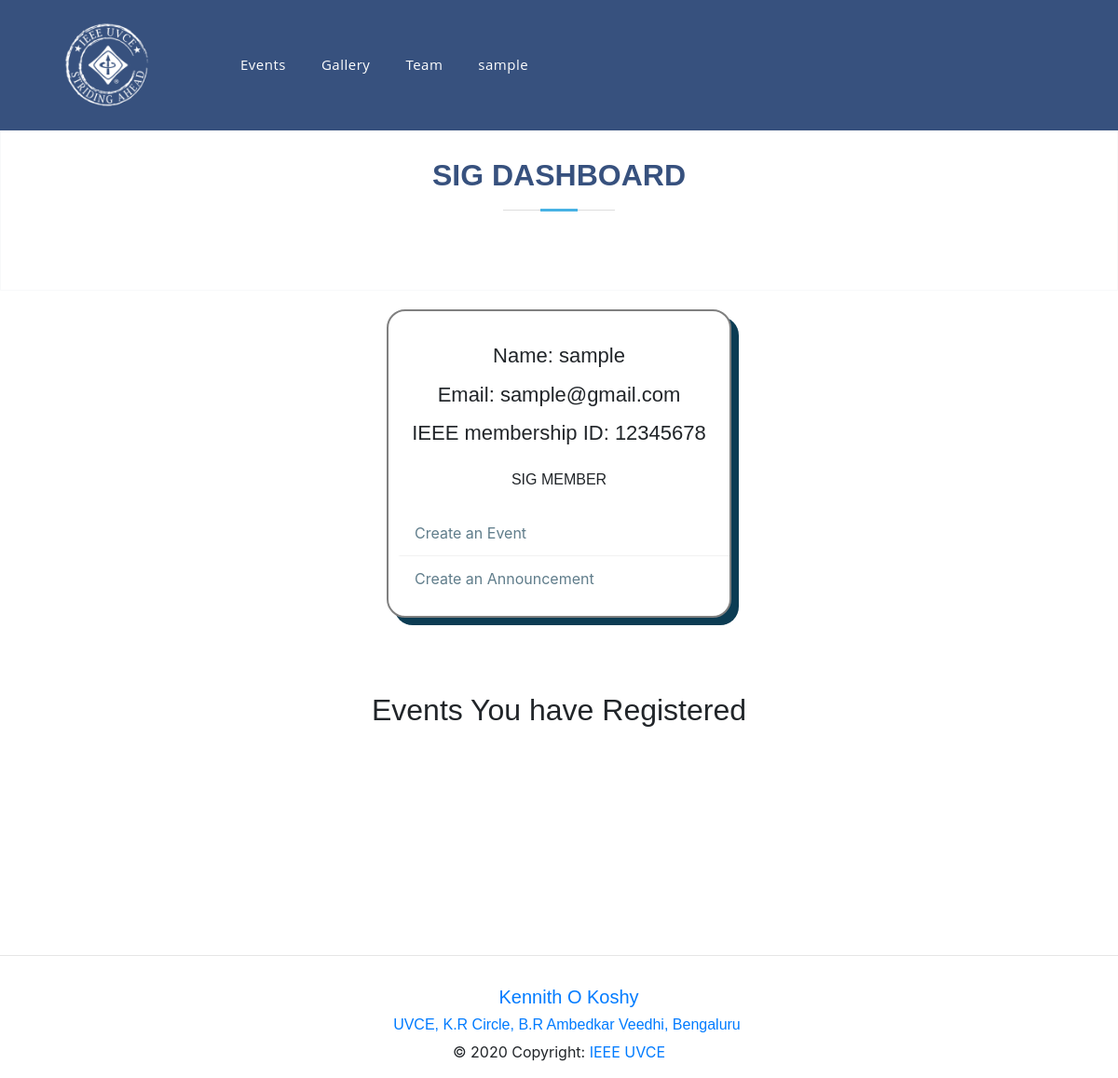
/events/db_ev (signed in), run on an earlier commit of the app's database.
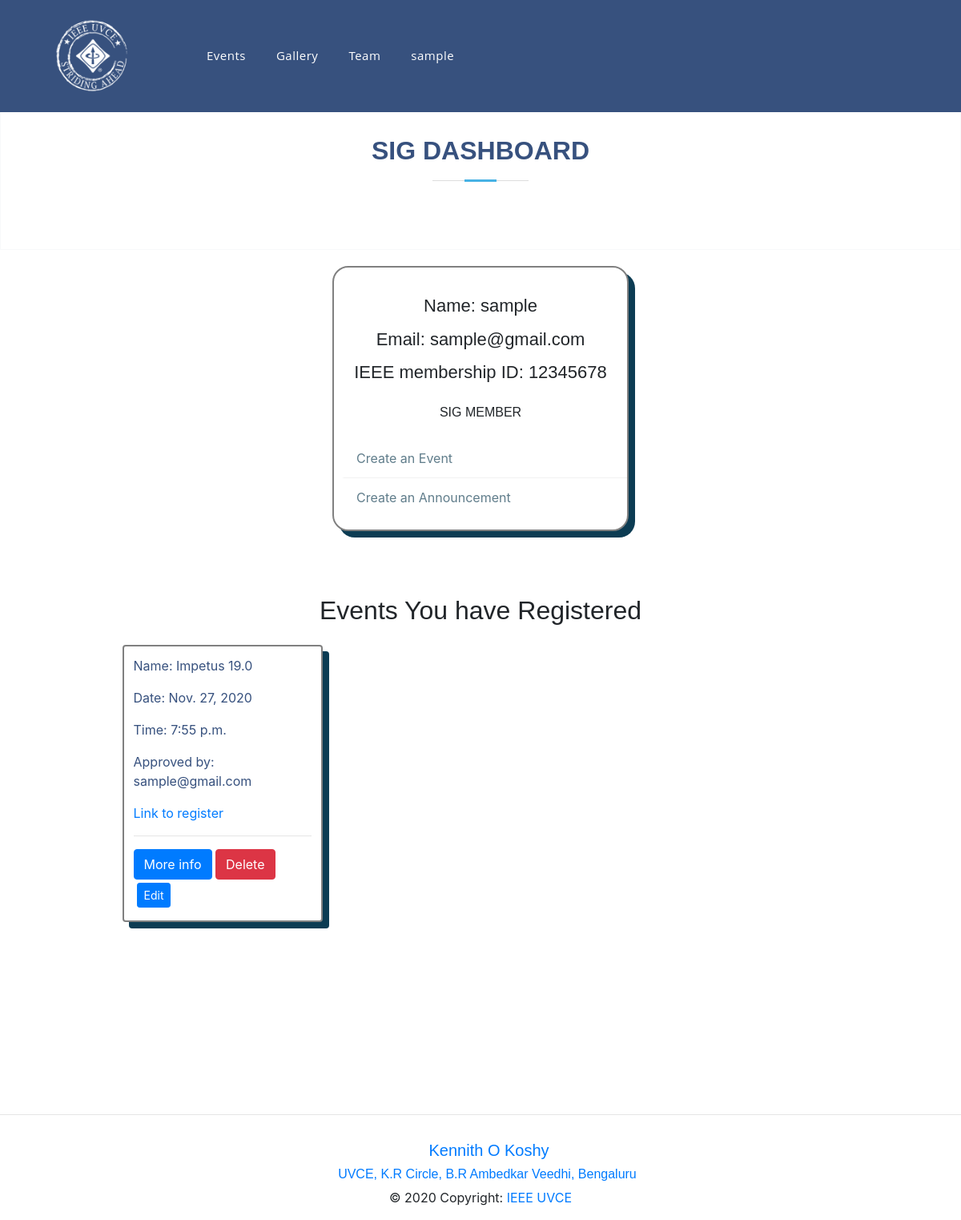
And on a later commit of the database.
### events/models.py (models this page shows, shortened)
class Event(models.Model):
    event_name = models.CharField(max_length=21)
    slug = models.SlugField()
    date = models.DateField()
    time = models.TimeField()
    location = models.CharField(max_length=100)
    reg = models.URLField()
    description = models.TextField(max_length=1000, blank=True)
    created = models.DateTimeField(auto_now_add=True)
    orgzer = models.CharField(max_length=40)
    winners = models.TextField(blank=True, default='Not Yet Decided')
    author = models.ForeignKey(User, default=None, on_delete=models.CASCADE)
    is_approved = models.BooleanField(default=False, blank=True)
    approved_by = models.CharField(
        max_length=40,  null=True, blank=True, default=" ")
    class Meta:
        verbose_name = "Event"
        verbose_name_plural = "Events"

### events/views.py (the view)
# urls.py: path('db_ev', views.sig_view, name="dashboard"),
@login_required(login_url="/accounts/login/")
def sig_view(request):
    user = request.user
    events = Event.objects.filter(author=user)
    approval = Event.objects.filter(is_approved=False).exclude(author=user)
    context = {
        'events': events,
        'approval': approval,
    }
    if request.user.is_sig_head:
        return render(request, 'events/events_dashboard.html', context)
    return redirect('articles:s_dashboard')

### events/templates/events/events_dashboard.html (shortened to what this page needs)
{% extends 'base.html' %} {% block content %}
<section id="skills" class="skills text-center border border-light p-5">
  <div class="container" data-aos="fade-up">
    <div class="section-title pb-3">
      <h2>SIG DASHBOARD</h2>
    </div>
  </div>
</section>
<div class="col-sm-6 col-md-4 user" data-aos="fade-up">
  <div class="div-box">
    <h3 class="User-name">Name: {{request.user.username}}</h3>
    <h3 class="User-name">Email: {{request.user.email }}</h3>
    <h3 class="User-name">
      {% if request.user.membership_id != ' ' %} IEEE membership ID:
      {{request.user.membership_no}} {% endif %}
    </h3>
    <h4 class="designation" style="padding: 16px">
      {% if request.user.is_sig_head %} SIG MEMBER{% else %} Student {% endif %}
    </h4>
    <div class="profile-details">
      <ul>
        <li>
          <a href="{% url 'articles:create' %}"></i> Create an Event</a>
        </li>
        <li>
          <a href="{% url 'articles:update' %}"></i> Create an Announcement</a>
        </li>
      </ul>
    </div>
  </div>
</div>
<section id="skills" class="skills">
  <div class="container" data-aos="fade-up">
    <div class="text-center pb-3">
      <h2>Events You have Registered</h2>
    </div>
    <div class="event-container">
      {% for event in events %}
      <div class="event">
        <p>Name: {{ event.event_name }}</p>
        <p>Date: {{ event.date }}</p>
        <p>Time: {{ event.time }}</p>
        <p>Approved by: {{ event.approved_by }}</p>
        <a href="{{event.reg}}">Link to register</a>
        <br />
        <hr />
        <a href="{% url 'articles:detail' slug=event.slug %}" class="btn btn-primary">More info</a>
        <a href="{% url 'articles:delete' slug=event.slug %}" class="btn btn-danger">Delete</a>
        <a href="{% url 'articles:edit' slug=event.slug %}" class="btn btn-primary btn-sm m-1">Edit</a>
      </div>
      {% endfor %}
    </div>
  </div>
</section>
{% endblock %}

What changed in the data, as far as the page shows it:
added Event: event_name "Impetus 19.0", date "Nov. 27, 2020", time "7:55 p.m.", approved_by "sample@gmail.com"
